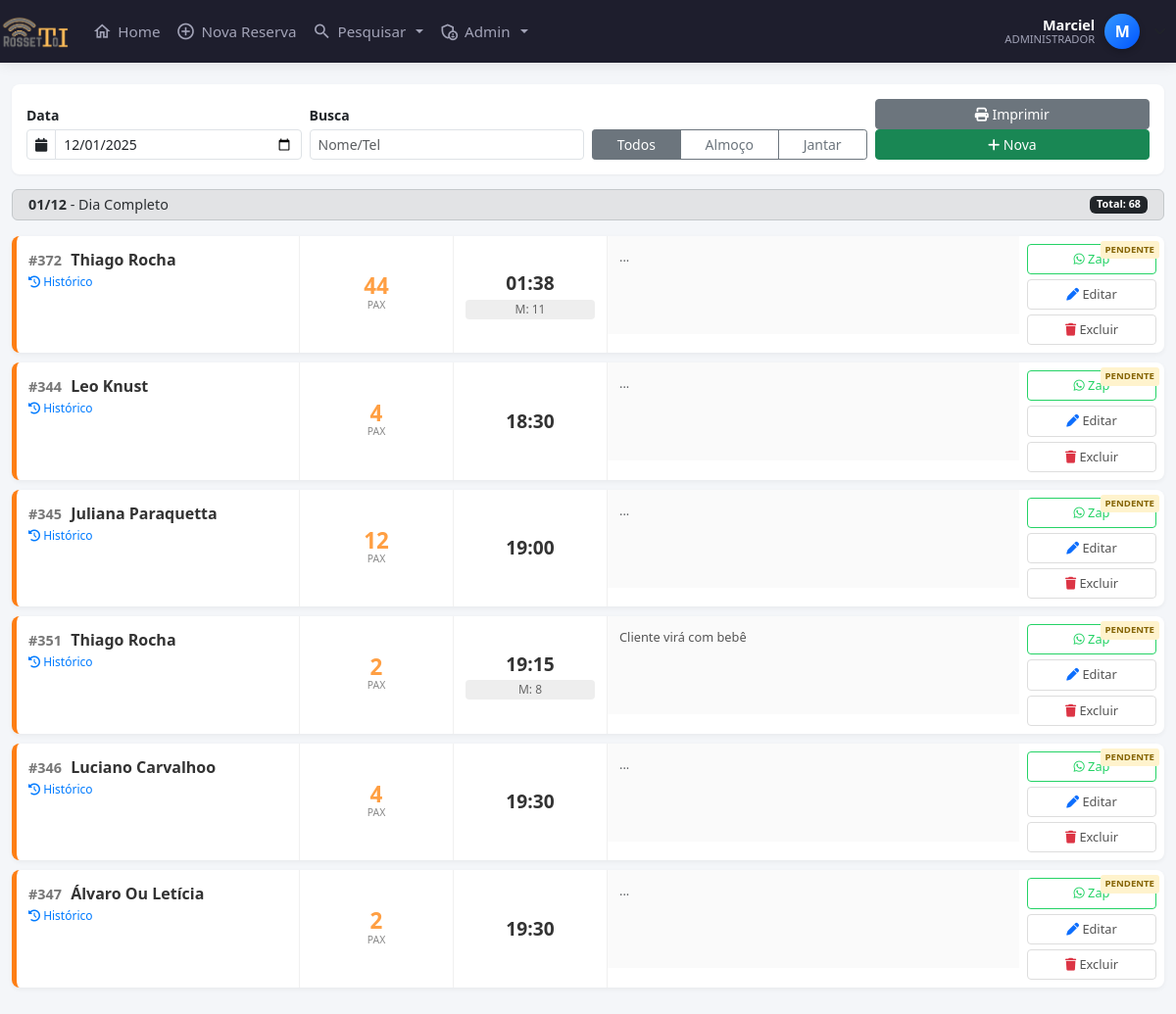
/pesquisar_data.php?filtro_data=2025-12-01 (signed in), run on the app's committed database.
### tables this page shows
CREATE TABLE `clientes` (
  `id` int(11) NOT NULL AUTO_INCREMENT,
  `nome` varchar(100) NOT NULL,
  `data` date NOT NULL,
  `num_pessoas` int(11) NOT NULL,
  `horario` time NOT NULL,
  `telefone` varchar(255) DEFAULT NULL,
  `telefone2` varchar(255) DEFAULT NULL,
  `tipo_evento` varchar(50) NOT NULL,
  `forma_pagamento` varchar(50) NOT NULL,
  `valor_rodizio` int(11) DEFAULT NULL,
  `num_mesa` varchar(255) DEFAULT NULL,
  `observacoes` varchar(300) NOT NULL,
  `obsCliente` varchar(255) DEFAULT NULL,
  `data_emissao` datetime NOT NULL DEFAULT current_timestamp(),
  `status` tinyint(1) DEFAULT 1,
  `confirmado` tinyint(1) DEFAULT 0,
  `usuario_id` int(11) DEFAULT NULL,
  `motivo_cancelamento` varchar(255) DEFAULT NULL,
  PRIMARY KEY (`id`)
);

### pesquisar_data.php (the view, shortened to what this page needs)
<?php
require 'config.php';
require 'cabecalho.php';
$filtroData = $_REQUEST['filtro_data'] ?? date('Y-m-d');
$buscaTexto = $_REQUEST['busca_texto'] ?? '';
$periodo = $_REQUEST['periodo'] ?? 'todos';
$sqlWhere = " WHERE status != 0 ";
$params = [];
if (!empty($filtroData)) { $sqlWhere .= " AND data = :data "; $params[':data'] = $filtroData; }
$tituloPeriodo = "Dia Completo";
$sqlTotal = $pdo->prepare("SELECT SUM(num_pessoas) as total FROM clientes $sqlWhere");
$sqlTotal->execute($params);
$total_pessoas = $sqlTotal->fetch()['total'] ?? 0;
$sql = $pdo->prepare("SELECT * FROM clientes $sqlWhere ORDER BY horario ASC");
$sql->execute($params);
$reservas = $sql->fetchAll(PDO::FETCH_ASSOC);
?>
<!DOCTYPE html>
<html lang="pt-br">
<head>
    <link href="https://cdn.jsdelivr.net/npm/bootstrap@5.3.0/dist/css/bootstrap.min.css" rel="stylesheet">
    <link rel="stylesheet" href="https://cdnjs.cloudflare.com/ajax/libs/font-awesome/6.4.0/css/all.min.css">
</head>
<body>
<div class="container-fluid mt-3">
    <div class="filter-bar no-print">
        <form method="GET" class="row g-2 align-items-end">
            <div class="col-md-3 col-6">
                <label class="form-label fw-bold small mb-1">Data</label>
                <div class="input-group input-group-sm">
                    <span class="input-group-text bg-white"><i class="fas fa-calendar"></i></span>
                    <input type="date" name="filtro_data" class="form-control" value="<?= $filtroData ?>" onchange="this.form.submit()">
                </div>
            </div>
            <div class="col-md-3 col-6">
                <label class="form-label fw-bold small mb-1">Busca</label>
                <input type="text" name="busca_texto" class="form-control form-control-sm" placeholder="Nome/Tel" value="<?= htmlspecialchars($buscaTexto) ?>">
            </div>
            <div class="col-md-3 col-12">
                <div class="btn-group w-100 btn-group-sm" role="group">
                    <button type="submit" name="periodo" value="todos" class="btn btn-outline-secondary <?= $periodo == 'todos' ? 'active' : '' ?>">Todos</button>
                    <button type="submit" name="periodo" value="almoco" class="btn btn-outline-secondary <?= $periodo == 'almoco' ? 'active' : '' ?>">Almoço</button>
                    <button type="submit" name="periodo" value="jantar" class="btn btn-outline-secondary <?= $periodo == 'jantar' ? 'active' : '' ?>">Jantar</button>
                </div>
            </div>
            <div class="col-md-3 col-12">
                <div class="mobile-btn-row">
                    <button type="button" onclick="window.print()" class="btn btn-secondary btn-sm w-100"><i class="fas fa-print"></i> Imprimir</button>
                    <a href="adicionar_reserva.php" class="btn btn-success btn-sm w-100"><i class="fas fa-plus"></i> Nova</a>
                </div>
            </div>
        </form>
    </div>
    <div class="alert alert-secondary py-1 px-3 d-flex justify-content-between align-items-center no-print mb-3" style="font-size:0.9rem;">
        <span><strong><?= date('d/m', strtotime($filtroData)) ?></strong> - <?= $tituloPeriodo ?></span>
        <span class="badge bg-dark">Total: <?= $total_pessoas ?></span>
    </div>
    <div class="lista-reservas no-print">
        <?php if(count($reservas) > 0): ?>
            <?php foreach($reservas as $r):
                $isConfirmado = ($r['confirmado'] == 1);
                $classeBorda = $isConfirmado ? 'status-confirmado' : 'status-pendente';
                $horaShort = date("H:i", strtotime($r['horario']));
                $nome = ucwords(strtolower($r['nome']));
                $telLimpo = preg_replace('/[^0-9]/', '', $r['telefone']);
                $linkZapDireto = "https://wa.me/55$telLimpo";
                $msgZap = "Olá $nome! Confirmando reserva para dia " . date('d/m', strtotime($r['data'])) . " às $horaShort para {$r['num_pessoas']} pessoas.";
                $linkZapComMsg = "https://wa.me/55$telLimpo?text=" . urlencode($msgZap);
            ?>
            <div class="reserva-card <?= $classeBorda ?>">
                <span class="badge-status <?= $isConfirmado ? 'badge-ok' : 'badge-wait' ?>"><?= $isConfirmado ? 'Confirmado' : 'Pendente' ?></span>
                <div class="sec-info">
                    <div class="client-name">
                        <span class="id-reserva">#<?= $r['id'] ?></span> <?= $nome ?>
                    </div>
                    <span class="btn-perfil" onclick="abrirModalPerfil('<?= $telLimpo ?>')">
                        <i class="fas fa-history"></i> Histórico
                    </span>
                </div>
                <div class="sec-pax">
                    <span class="pax-count"><?= $r['num_pessoas'] ?></span>
                    <span class="pax-label">Pax</span>
                </div>
                <div class="sec-time">
                    <div class="time-display"><?= $horaShort ?></div>
                    <?php if(!empty($r['num_mesa'])): ?>
                        <div class="mesa-display">M: <?= $r['num_mesa'] ?></div>
                    <?php endif; ?>
                </div>
                <div class="sec-obs">
                    <?= empty($r['observacoes']) ? '<span class="text-muted">...</span>' : htmlspecialchars($r['observacoes']) ?>
                </div>
                <div class="sec-actions">
                    <button class="btn-action btn-whatsapp" onclick="abrirModalZap(<?= $r['id'] ?>, '<?= $linkZapComMsg ?>', '<?= $linkZapDireto ?>')">
                        <i class="fab fa-whatsapp"></i> <span class="btn-text"> Zap</span>
                    </button>
                    <a href="editar_reserva.php?id=<?= $r['id'] ?>" class="btn-action">
                        <i class="fas fa-pen text-primary"></i> <span class="btn-text"> Editar</span>
                    </a>
                    <a href="excluir_reserva.php?id=<?= $r['id'] ?>" class="btn-action" onclick="return confirm('Excluir?')">
                        <i class="fas fa-trash text-danger"></i> <span class="btn-text"> Excluir</span>
                    </a>
                </div>
            </div>
            <?php endforeach; ?>
        <?php else: ?>
            <div class="text-center py-4 text-muted">Nenhuma reserva encontrada.</div>
        <?php endif; ?>
    </div>
</div>
</body>
</html>

### cabecalho.php (shortened to what this page needs)
<?php
require 'config.php';
$nome_usuario = "Visitante";
$status = null;
$letra_avatar = "U";
if (isset($_SESSION['mmnlogin'])) {
    $user_id = $_SESSION['mmnlogin'];
    try {
        $sql = $pdo->prepare("SELECT nome, status, email FROM login WHERE id = :id");
        $sql->bindValue(':id', $user_id);
        $sql->execute();
        if ($sql->rowCount() > 0) {
            $usuario = $sql->fetch(PDO::FETCH_ASSOC);
            $nome_completo = ucwords(strtolower($usuario['nome']));
            $partes_nome = explode(' ', $nome_completo);
            $nome_usuario = $partes_nome[0];
            $status = $usuario['status'];
            $letra_avatar = strtoupper(substr($nome_usuario, 0, 1));
        }
    } catch (PDOException $e) {
    }
}
?>
<!DOCTYPE html>
<html lang="pt-br">
<head>
    <link rel="stylesheet" href="https://cdn.jsdelivr.net/npm/bootstrap@4.6.2/dist/css/bootstrap.min.css">
    <link rel="stylesheet" href="https://cdnjs.cloudflare.com/ajax/libs/font-awesome/6.5.0/css/all.min.css">
</head>
<body>
<nav class="navbar navbar-expand-lg navbar-dark fixed-top navbar-custom">
    <a class="navbar-brand mr-auto" href="index.php">
        <img src="./rossetto28.png" alt="Logo">
    </a>
    <div class="collapse navbar-collapse" id="menuPrincipal">
        <ul class="navbar-nav mr-auto ml-3">
            <li class="nav-item">
                <a class="nav-link" href="index.php">
                    <i class="material-icons-outlined">home</i> Home
                </a>
            </li>
            <li class="nav-item">
                <a class="nav-link" href="adicionar_reserva.php">
                    <i class="material-icons-outlined">add_circle_outline</i> Nova Reserva
                </a>
            </li>
            <li class="nav-item dropdown">
                <a class="nav-link dropdown-toggle" href="#" id="dropPesquisa" data-toggle="dropdown" aria-haspopup="true" aria-expanded="false">
                    <i class="material-icons-outlined">search</i> Pesquisar
                </a>
            </li>
            <?php if ($status == 1): ?>
            <li class="nav-item dropdown">
                <a class="nav-link dropdown-toggle" href="#" id="dropAdmin" data-toggle="dropdown" aria-haspopup="true" aria-expanded="false">
                    <i class="material-icons-outlined">admin_panel_settings</i> Admin
                </a>
            </li>
            <?php endif; ?>
        </ul>
        <ul class="navbar-nav d-none d-lg-flex align-items-center">
            <li class="nav-item dropdown">
                <div class="user-profile-widget" data-toggle="dropdown" aria-haspopup="true" aria-expanded="false">
                    <div class="user-info text-right">
                        <span class="user-name"><?= htmlspecialchars($nome_usuario) ?></span>
                        <span class="user-role"><?= ($status == 1) ? 'Administrador' : 'Colaborador' ?></span>
                    </div>
                    <div class="user-avatar">
                        <?= $letra_avatar ?>
                    </div>
                    <i class="fas fa-chevron-down text-muted ml-1" style="font-size: 0.8rem;"></i>
                </div>
            </li>
        </ul>
    </div>
</nav>
</body>
</html>

### cabecalho.php (style rules this page uses)
:root { --primary-bg: #1e1e2d; --active-color: #3699ff; --text-color: #a2a3b7; --text-hover: #ffffff; }
body { padding-top: 70px; background-color: #f5f8fa; }
.navbar-custom { background-color: var(--primary-bg); box-shadow: 0 0 15px rgba(0,0,0,0.1); padding: 0.5rem 1rem; }
.navbar-brand img { height: 35px; transition: transform 0.2s; }
.navbar-dark .navbar-nav .nav-link { color: var(--text-color); font-weight: 500; font-size: 0.95rem; display: flex; align-items: center; gap: 6px; padding: 0.8rem 1rem; border-radius: 6px; transition: all 0.2s ease; }
.material-icons-outlined { font-size: 20px; }
.user-profile-widget { cursor: pointer; padding: 5px 10px; border-radius: 50px; transition: background 0.2s; display: flex; align-items: center; gap: 10px; }
.user-avatar { width: 36px; height: 36px; background: linear-gradient(135deg, #3699ff, #0055ff); color: white; border-radius: 50%; display: flex; align-items: center; justify-content: center; font-weight: 700; font-size: 16px; box-shadow: 0 3px 6px rgba(0,0,0,0.2); }
.user-info { display: flex; flex-direction: column; line-height: 1.1; }
.user-name { color: white; font-weight: 600; font-size: 0.9rem; }
.user-role { color: var(--text-color); font-size: 0.7rem; text-transform: uppercase; }

### pesquisar_data.php (style rules this page uses)
body { background-color: #f4f6f9; font-family: 'Segoe UI', sans-serif; padding-bottom: 60px; }
.reserva-card { background: #fff; border-radius: 8px; box-shadow: 0 2px 5px rgba(0,0,0,0.05); margin-bottom: 10px; display: flex; flex-wrap: wrap; border-left: 5px solid #ccc; position: relative; overflow: hidden; min-height: 100px; }
.status-pendente { border-left-color: #fd7e14 !important; }
.sec-info { flex: 2; padding: 12px; border-right: 1px solid #f0f0f0; }
.client-name { font-weight: 700; color: #333; font-size: 1rem; white-space: nowrap; overflow: hidden; text-overflow: ellipsis; }
.id-reserva { font-weight: 900; color: #777; margin-right: 5px; font-size: 0.9rem; }
.btn-perfil { font-size: 0.75rem; color: #007bff; text-decoration: none; cursor: pointer; display: block; margin-top: 2px; }
.sec-pax { flex: 1; padding: 12px; text-align: center; border-right: 1px solid #f0f0f0; display: flex; flex-direction: column; justify-content: center; }
.pax-count { font-size: 1.4rem; font-weight: 800; color: #ff9f43; line-height: 1; }
.pax-label { font-size: 0.65rem; color: #888; text-transform: uppercase; }
.sec-time { flex: 1; padding: 12px; text-align: center; border-right: 1px solid #f0f0f0; display: flex; flex-direction: column; justify-content: center; }
.time-display { font-size: 1.2rem; font-weight: 700; color: #333; }
.mesa-display { font-size: 0.75rem; color: #666; background: #eee; padding: 1px 4px; border-radius: 4px; margin-top: 2px; }
.sec-obs { flex: 3; padding: 12px; background: #fafafa; font-size: 0.8rem; color: #555; overflow: hidden; max-height: 100px; }
.sec-actions { flex: 1; padding: 8px; display: flex; flex-direction: column; gap: 5px; justify-content: center; min-width: 110px; }
.btn-action { width: 100%; border: 1px solid #ddd; background: #fff; color: #555; border-radius: 4px; padding: 5px; font-size: 0.8rem; cursor: pointer; text-align: center; text-decoration: none; transition: 0.2s; }
.btn-whatsapp { color: #25D366; border-color: #25D366; }
.badge-status { position: absolute; top: 5px; right: 5px; font-size: 0.6rem; padding: 2px 5px; border-radius: 3px; font-weight: bold; text-transform: uppercase; }
.badge-wait { background: #fff3cd; color: #856404; }
.filter-bar { background: #fff; padding: 15px; border-radius: 8px; box-shadow: 0 1px 3px rgba(0,0,0,0.05); margin-bottom: 15px; }

### data on the page
clientes: confirmado "PENDENTE", id "372", nome "Thiago Rocha", num_pessoas "44", horario "01:38", num_mesa "11"
clientes: confirmado "PENDENTE", id "344", nome "Leo Knust", num_pessoas "4", horario "18:30"
clientes: confirmado "PENDENTE", id "345", nome "Juliana Paraquetta", num_pessoas "12", horario "19:00"
clientes: confirmado "PENDENTE", id "351", nome "Thiago Rocha", num_pessoas "2", horario "19:15", num_mesa "8", observacoes "Cliente virá com bebê"
clientes: confirmado "PENDENTE", id "346", nome "Luciano Carvalhoo", num_pessoas "4", horario "19:30"
clientes: confirmado "PENDENTE", id "347", nome "Álvaro Ou Letícia", num_pessoas "2", horario "19:30"

### other printed values
$nome_usuario "Marciel"
$letra_avatar "M"
$tituloPeriodo "Dia Completo"
$total_pessoas "68"
